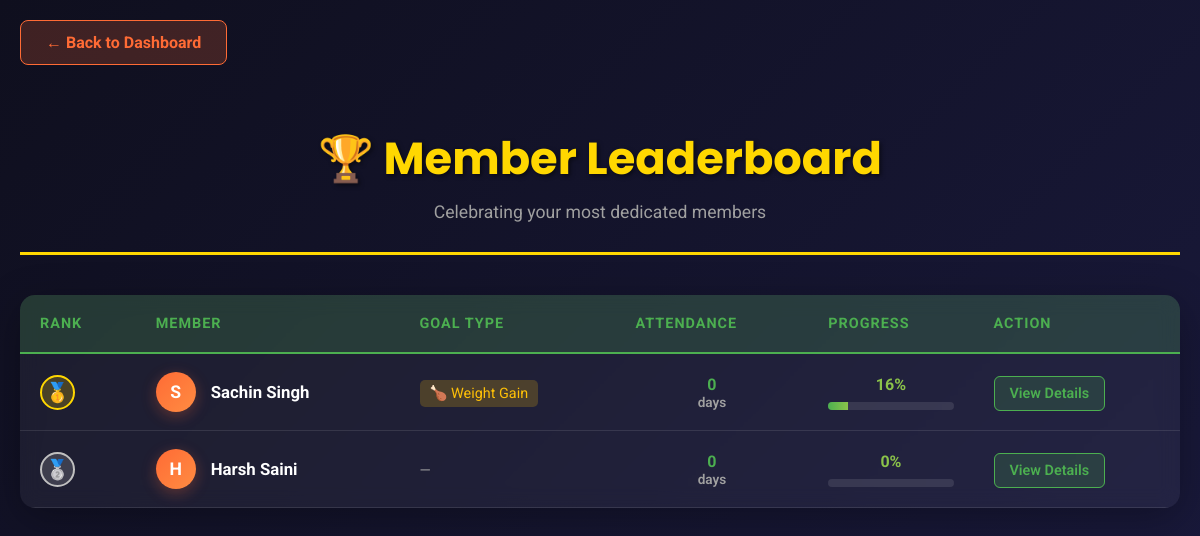
The page /leaderboard (signed in) on the database its author committed.
### tables this page shows
CREATE TABLE members (
            id INTEGER PRIMARY KEY AUTOINCREMENT,
            gym_owner_id INTEGER NOT NULL,
            name TEXT,
            phone TEXT,
            email TEXT,
            join_date TEXT,
            start_weight REAL,
            status TEXT DEFAULT 'active',
            goal_type TEXT DEFAULT 'weight_loss',
            target_weight REAL,
            goal_deadline TEXT,
            FOREIGN KEY(gym_owner_id) REFERENCES gym_owners(id),
            UNIQUE(gym_owner_id, name)
        );

### app.py (the view)
@app.route("/leaderboard")
@login_required
def leaderboard():
    gym_owner_id = session.get('gym_owner_id')
    with get_db() as db:
        members = db.execute("""
            SELECT m.*,
                   COUNT(CASE WHEN a.status='present' THEN 1 END) as attendance_count,
                   ROUND(AVG(CASE WHEN wl.weight IS NOT NULL THEN wl.weight END), 1) as current_weight
            FROM members m
            LEFT JOIN attendance a ON m.id = a.member_id AND a.gym_owner_id = ?
            LEFT JOIN weight_logs wl ON m.id = wl.member_id AND wl.gym_owner_id = ?
            WHERE m.gym_owner_id=? AND m.status='active'
            GROUP BY m.id
            ORDER BY attendance_count DESC
        """, (gym_owner_id, gym_owner_id, gym_owner_id)).fetchall()
        leaderboard_data = []
        for member in members:
            goal = db.execute(
                "SELECT * FROM member_goals WHERE member_id=? AND gym_owner_id=?",
                (member['id'], gym_owner_id)
            ).fetchone()
            progress = 0
            if goal and member['current_weight']:
                if goal['goal_type'] == 'weight_loss':
                    progress = max(0, min(100, ((member['start_weight'] - member['current_weight']) / (member['start_weight'] - goal['target_weight']) * 100))) if (member['start_weight'] - goal['target_weight']) != 0 else 0
                else:  # weight_gain
                    progress = max(0, min(100, ((member['current_weight'] - member['start_weight']) / (goal['target_weight'] - member['start_weight']) * 100))) if (goal['target_weight'] - member['start_weight']) != 0 else 0
            leaderboard_data.append({
                'member': member,
                'attendance': member['attendance_count'] or 0,
                'goal': goal,
                'progress': round(progress)
            })
        leaderboard_data.sort(key=lambda x: (x['attendance'], x['progress']), reverse=True)
    return render_template("leaderboard.html", leaderboard=leaderboard_data)

### app.py (called while the page is built)
def login_required(f):
    @wraps(f)
    def decorated_function(*args, **kwargs):
        if 'gym_owner_id' not in session:
            flash("Please login to access this page", "warning")
            return redirect("/login")
        return f(*args, **kwargs)
    return decorated_function

def get_db():
    conn = sqlite3.connect(DB_NAME)
    conn.row_factory = sqlite3.Row
    return conn

### templates/leaderboard.html (shortened to what this page needs)
<!DOCTYPE html>
<html lang="en">
<head>
</head>
<body>
    <div class="container">
        <a href="/" class="back-link">← Back to Dashboard</a>
        <header>
            <h1>🏆 Member Leaderboard</h1>
            <p class="subtitle">Celebrating your most dedicated members</p>
        </header>
        {% if leaderboard %}
        <div class="leaderboard-table-wrapper">
            <table class="leaderboard-table">
                <thead>
                    <tr>
                        <th>Rank</th>
                        <th>Member</th>
                        <th>Goal Type</th>
                        <th>Attendance</th>
                        <th>Progress</th>
                        <th>Action</th>
                    </tr>
                </thead>
                <tbody>
                    {% for item in leaderboard %}
                    <tr>
                        <td>
                            {% if loop.index == 1 %}
                            <div class="medal medal-1">🥇</div>
                            {% elif loop.index == 2 %}
                            <div class="medal medal-2">🥈</div>
                            {% elif loop.index == 3 %}
                            <div class="medal medal-3">🥉</div>
                            {% else %}
                            <span class="rank rank-other">#{{ loop.index }}</span>
                            {% endif %}
                        </td>
                        <td>
                            <div class="member-info">
                                <div class="member-avatar">{{ item.member.name[0].upper() }}</div>
                                <div>
                                    <div class="member-name">{{ item.member.name }}</div>
                                </div>
                            </div>
                        </td>
                        <td>
                            {% if item.goal %}
                                {% if item.goal[2] == 'weight_loss' %}
                                <span style="background:rgba(76,175,80,.2);padding:5px 10px;border-radius:5px;color:#4caf50;font-size:0.9em;">💪 Weight Loss</span>
                                {% else %}
                                <span style="background:rgba(255,193,7,.2);padding:5px 10px;border-radius:5px;color:#ffc107;font-size:0.9em;">🍗 Weight Gain</span>
                                {% endif %}
                            {% else %}
                            <span style="color:#a0a0a0;font-size:0.9em;">—</span>
                            {% endif %}
                        </td>
                        <td class="stat">
                            <strong style="color:#4caf50;">{{ item.attendance }}</strong>
                            <div style="font-size:0.85em;color:#a0a0a0;">days</div>
                        </td>
                        <td>
                            <div class="stat">
                                <strong style="color:#8bc34a;">{{ item.progress }}%</strong>
                                <div class="progress-bar">
                                    <div class="progress-fill" style="width:{{ item.progress }}%;"></div>
                                </div>
                            </div>
                        </td>
                        <td>
                            <a href="/insights/{{ item.member.id }}" class="action-btn">View Details</a>
                        </td>
                    </tr>
                    {% endfor %}
                </tbody>
            </table>
        </div>
        {% else %}
        <div class="no-leaderboard">
            <p>📊 No active members to display on leaderboard</p>
        </div>
        {% endif %}
    </div>
</body>
</html>

### templates/leaderboard.html (style rules this page uses)
* { margin: 0; padding: 0; box-sizing: border-box; }
body { font-family: 'Roboto', sans-serif; background: linear-gradient(135deg, #0f0f1e 0%, #1a1a3e 100%); color: #fff; min-height: 100vh; padding: 20px; }
.container { max-width: 1200px; margin: 0 auto; }
.back-link { display: inline-block; margin-bottom: 30px; padding: 12px 25px; background: rgba(255, 107, 53, 0.2); border: 1px solid #ff6b35; color: #ff6b35; border-radius: 8px; text-decoration: none; transition: all 0.3s ease; font-weight: bold; }
header { text-align: center; margin-bottom: 40px; padding: 30px 0; border-bottom: 3px solid #ffd700; }
h1 { font-size: 2.8em; color: #ffd700; font-family: 'Poppins', sans-serif; margin-bottom: 10px; text-shadow: 2px 2px 4px rgba(0,0,0,0.5); }
.subtitle { color: #a0a0a0; font-size: 1.1em; }
.leaderboard-table { width: 100%; border-collapse: collapse; margin-bottom: 40px; background: rgba(255, 255, 255, 0.05); border-radius: 15px; overflow: hidden; box-shadow: 0 10px 40px rgba(0, 0, 0, 0.3); backdrop-filter: blur(10px); }
.leaderboard-table thead { background: rgba(76, 175, 80, 0.2); border-bottom: 2px solid #4caf50; }
.leaderboard-table th { padding: 20px; text-align: left; color: #4caf50; font-weight: bold; text-transform: uppercase; letter-spacing: 1px; font-size: 0.9em; }
.leaderboard-table td { padding: 18px 20px; border-bottom: 1px solid rgba(255, 255, 255, 0.1); transition: all 0.3s ease; }
.member-info { display: flex; align-items: center; gap: 15px; }
.member-avatar { width: 40px; height: 40px; border-radius: 50%; background: linear-gradient(135deg, #ff6b35 0%, #ff8c42 100%); display: flex; align-items: center; justify-content: center; font-weight: bold; font-size: 1.1em; box-shadow: 0 4px 15px rgba(255, 107, 53, 0.3); }
.member-name { font-weight: 700; font-size: 1.05em; }
.stat { text-align: center; font-weight: 600; }
.progress-bar { width: 100%; height: 8px; background: rgba(255, 255, 255, 0.1); border-radius: 10px; overflow: hidden; margin-top: 8px; }
.progress-fill { height: 100%; background: linear-gradient(90deg, #4caf50 0%, #8bc34a 100%); transition: width 0.4s ease; }
.medal { display: inline-block; width: 35px; height: 35px; border-radius: 50%; display: flex; align-items: center; justify-content: center; font-weight: bold; margin-right: 10px; font-size: 1.2em; }
.medal-1 { background: rgba(255, 215, 0, 0.2); border: 2px solid #ffd700; color: #ffd700; }
.medal-2 { background: rgba(192, 192, 192, 0.2); border: 2px solid #c0c0c0; color: #c0c0c0; }
.action-btn { padding: 8px 15px; background: rgba(76, 175, 80, 0.2); border: 1px solid #4caf50; color: #4caf50; border-radius: 6px; cursor: pointer; text-decoration: none; transition: all 0.3s ease; font-size: 0.9em; font-weight: 600; }

### rows shown on the page
members: member "S", member.name "Sachin Singh"
members: member "H", member.name "Harsh Saini"

### other values the page prints
{{ item.attendance }} "0" "0"
{{ item.progress }} "16" "0"
